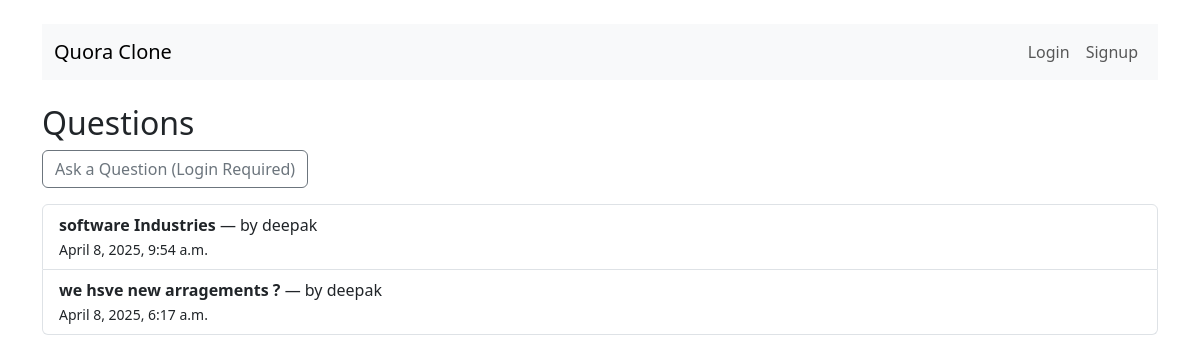
The page / on the database its author committed.
### quora_clone/models.py (models this page shows, shortened)
class Question(models.Model):
    title = models.CharField(max_length=255)
    description = models.TextField()
    author = models.ForeignKey(User, on_delete=models.CASCADE, related_name='questions')
    created_at = models.DateTimeField(auto_now_add=True)

### quora_clone/views.py (the view)
# urls.py: 2. Add a URL to urlpatterns:  path('', views.home, name='home')
def home(request):
    questions = Question.objects.all().order_by('-created_at')
    paginator = Paginator(questions, 5)
    page_number = request.GET.get('page')
    page_obj = paginator.get_page(page_number)
    answered_questions = []
    if request.user.is_authenticated:
        answered_questions = Answer.objects.filter(author=request.user).values_list('question_id', flat=True)
    return render(request, 'core/home.html', {
        'questions': page_obj,
        'answered_questions': answered_questions
    })

### quora_clone/templates/core/home.html (shortened to what this page needs)
{% extends 'core/base.html' %}
{% block content %}
<h2>Questions</h2>
{% if user.is_authenticated %}
  <a class="btn btn-outline-primary mb-3" href="{% url 'post_question' %}">Ask a Question</a>
{% else %}
  <button class="btn btn-outline-secondary mb-3" data-bs-toggle="modal" data-bs-target="#authModal">
    Ask a Question (Login Required)
  </button>
{% endif %}
<div class="list-group">
  {% for q in questions %}
    {% if user.is_authenticated %}
      <div class="list-group-item d-flex justify-content-between align-items-start">
        <a href="{% url 'question_detail' q.id %}" class="text-decoration-none flex-grow-1">
          <strong>{{ q.title }}</strong> — by {{ q.author.username }}<br>
          <small>{{ q.created_at }}</small>
        </a>
        {% if q.author == user %}
          <button class="btn btn-sm btn-outline-danger ms-2" onclick="openDeleteModal('question', {{ q.id }})" title="Delete Question">
            <i class="bi bi-trash"></i>
          </button>
        {% endif %}
      </div>
    {% else %}
      <a href="#" class="list-group-item list-group-item-action" data-bs-toggle="modal" data-bs-target="#authModal">
        <strong>{{ q.title }}</strong> — by {{ q.author.username }}<br>
        <small>{{ q.created_at }}</small>
      </a>
    {% endif %}
  {% endfor %}
</div>
{% endblock %}

### rows shown on the page
Question: title "software Industries", author.username "deepak", created_at "April 8, 2025, 9:54 a.m."
Question: title "we hsve new arragements ?", author.username "deepak", created_at "April 8, 2025, 6:17 a.m."
